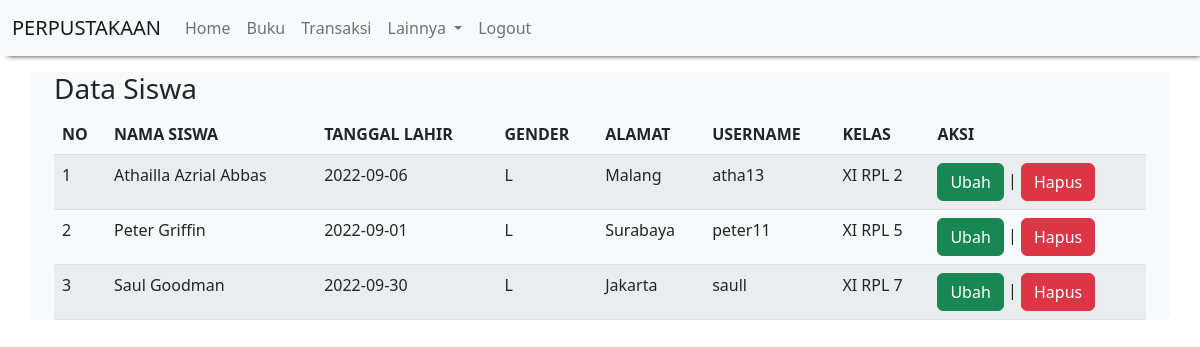
Screenshot of /tampil_siswa.php (signed in) with the database file from the repository.
### tables this page shows
CREATE TABLE `siswa` (
  `id_siswa` int(11) NOT NULL,
  `nama_siswa` varchar(100) NOT NULL,
  `tanggal_lahir` date NOT NULL,
  `gender` enum('L','P') NOT NULL,
  `alamat` text NOT NULL,
  `username` varchar(255) DEFAULT NULL,
  `password` varchar(255) DEFAULT NULL,
  `id_kelas` int(11) NOT NULL
);

CREATE TABLE `kelas` (
  `id_kelas` int(11) NOT NULL,
  `nama_kelas` varchar(20) NOT NULL,
  `angkatan` varchar(20) NOT NULL
);

### tampil_siswa.php (the view, shortened to what this page needs)
<?php
  include "header.php";
?>
<div class="container-fluid mt-3">
  <h3>Data Siswa</h3>
  <table class="table table-hover table-striped">
    <thead>
      <tr>
        <th>NO</th>
        <th>NAMA SISWA</th>
        <th>TANGGAL LAHIR</th>
        <th>GENDER</th>
        <th>ALAMAT</th>
        <th>USERNAME</th>
        <th>KELAS</th>
        <th>AKSI</th>
      </tr>
    </thead>
    <tbody>
      <?php
      include "koneksi.php";
      $qry_siswa=mysqli_query($conn,"select * from siswa join
      kelas on kelas.id_kelas=siswa.id_kelas");
      $no=0;
      while($data_siswa=mysqli_fetch_array($qry_siswa)) {
      $no++; ?>
      <tr>
        <td><?=$no?></td>
        <td><?=$data_siswa['nama_siswa']?></td>
        <td><?=$data_siswa['tanggal_lahir']?></td>
        <td><?=$data_siswa['gender']?></td>
        <td><?=$data_siswa['alamat']?></td>
        <td><?=$data_siswa['username']?></td>
        <td><?=$data_siswa['nama_kelas']?></td>
        <td>
          <a href="ubah_siswa.php?id_siswa=<?=$data_siswa['id_siswa']?>"
          onclick="return confirm('Apakah anda yakin ingin mengubah data ini?')"
          class="btn btn-success"> Ubah </a> |
          <a href="hapus.php?id_siswa=<?=$data_siswa['id_siswa']?>"
          onclick="return confirm('Apakah anda yakin ingin menghapus data ini?')"
          class="btn btn-danger"> Hapus </a>
        </td>
      </tr>
      <?php
      }
      ?>
    </tbody>
  </table>
</div>
<?php
  include "footer.php";
?>

### rows the page displays
siswa: nama_siswa "Athailla Azrial Abbas", tanggal_lahir "2022-09-06", gender "L", alamat "Malang", username "atha13", id_kelas.nama_kelas "XI RPL 2"
siswa: nama_siswa "Peter Griffin", tanggal_lahir "2022-09-01", gender "L", alamat "Surabaya", username "peter11", id_kelas.nama_kelas "XI RPL 5"
siswa: nama_siswa "Saul Goodman", tanggal_lahir "2022-09-30", gender "L", alamat "Jakarta", username "saull", id_kelas.nama_kelas "XI RPL 7"
